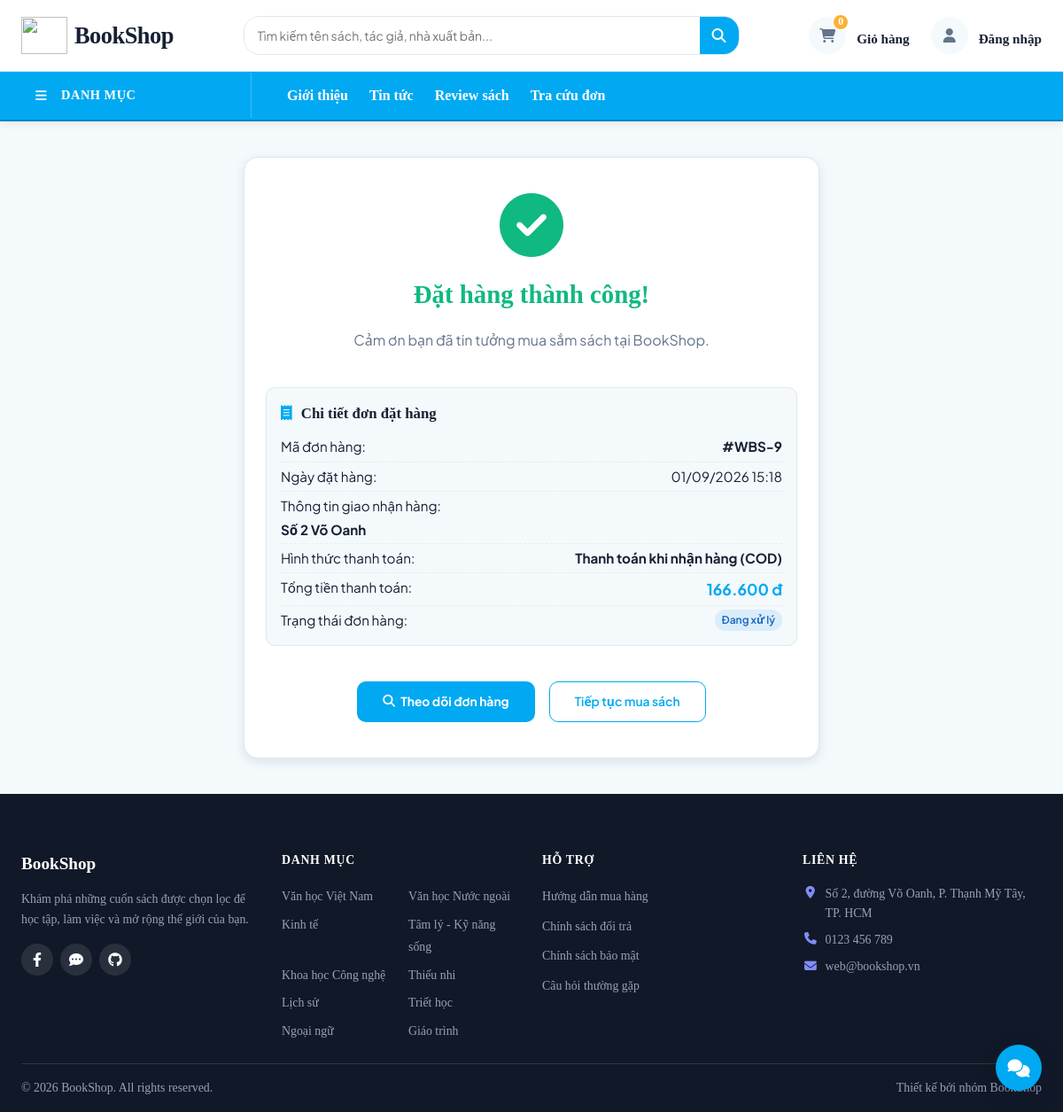
/cart/success.php?id=9, run on the app's committed database.
### tables this page shows
CREATE TABLE `payment` (
  `PaymentID` int(11) NOT NULL AUTO_INCREMENT,
  `OrderID` int(11) DEFAULT NULL,
  `PaymentMethod` varchar(50) NOT NULL,
  `PaymentStatus` enum('Pending','Completed','Failed','Refunded') DEFAULT 'Pending',
  `PaymentDate` datetime DEFAULT NULL,
  PRIMARY KEY (`PaymentID`),
  KEY `fk_payment_order` (`OrderID`),
  CONSTRAINT `fk_payment_order` FOREIGN KEY (`OrderID`) REFERENCES `order` (`OrderID`) ON DELETE CASCADE
);

CREATE TABLE `order` (
  `OrderID` int(11) NOT NULL AUTO_INCREMENT,
  `CustomerID` int(11) DEFAULT NULL,
  `EmployeeID` int(11) DEFAULT NULL,
  `VoucherID` int(11) DEFAULT NULL,
  `OrderDate` datetime DEFAULT current_timestamp(),
  `ShippingAddress` text NOT NULL,
  `OrderStatus` enum('Pending','Processing','Shipped','Delivered','Cancelled') DEFAULT 'Pending',
  `TotalAmount` decimal(15,2) NOT NULL,
  `Note` text DEFAULT NULL,
  PRIMARY KEY (`OrderID`),
  KEY `fk_order_user` (`CustomerID`),
  KEY `fk_order_voucher` (`VoucherID`),
  KEY `fk_order_employee` (`EmployeeID`),
  CONSTRAINT `fk_order_employee` FOREIGN KEY (`EmployeeID`) REFERENCES `user` (`CustomerID`) ON DELETE SET NULL,
  CONSTRAINT `fk_order_user` FOREIGN KEY (`CustomerID`) REFERENCES `user` (`CustomerID`) ON DELETE CASCADE,
  CONSTRAINT `fk_order_voucher` FOREIGN KEY (`VoucherID`) REFERENCES `voucher` (`VoucherID`) ON DELETE SET NULL
);

CREATE TABLE `category` (
  `CategoryID` int(11) NOT NULL AUTO_INCREMENT,
  `CategoryName` varchar(100) NOT NULL,
  `Description` text DEFAULT NULL,
  PRIMARY KEY (`CategoryID`)
);

### config/db.php (called while the page is built, shortened)
<?php
if (!function_exists('url')) {
    function url($path = '')
    {
        return '/BookShop/' . ltrim($path, '/');
    }
}
?>

### cart/success.php (the view, shortened to what this page needs)
<?php
require_once '../config/db.php';
$orderId = isset($_GET['id']) ? intval($_GET['id']) : 0;
$stmt = $conn->prepare("
    SELECT o.OrderID, o.OrderDate, o.ShippingAddress, o.TotalAmount, o.OrderStatus, p.PaymentMethod
    FROM `order` o
    LEFT JOIN `payment` p ON o.OrderID = p.OrderID
    WHERE o.OrderID = ?
");
$stmt->bind_param("i", $orderId);
$stmt->execute();
$result = $stmt->get_result();
$order = $result->fetch_assoc();
include '../includes/header.php';
?>
<main class="order-container">
    <div class="success-card">
        <i class="fa-solid fa-circle-check success-icon"></i>
        <h1 class="success-title">Đặt hàng thành công!</h1>
        <p class="success-info">Cảm ơn bạn đã tin tưởng mua sắm sách tại BookShop.</p>
        <div class="success-details">
            <h3 style="margin-top: 0; margin-bottom: 12px; color: var(--color-text); font-size: 1.05rem;"><i class="fa-solid fa-receipt" style="margin-right: 6px; color: var(--color-primary);"></i> Chi tiết đơn đặt hàng</h3>
            <div class="success-row">
                <span>Mã đơn hàng:</span>
                <strong>#WBS-<?= $order['OrderID'] ?></strong>
            </div>
            <div class="success-row">
                <span>Ngày đặt hàng:</span>
                <span><?= date('d/m/Y H:i', strtotime($order['OrderDate'])) ?></span>
            </div>
            <div class="success-row" style="flex-direction: column; align-items: flex-start; gap: 4px;">
                <span>Thông tin giao nhận hàng:</span>
                <span style="font-weight: bold; line-height: 1.4; color: var(--color-text);"><?= htmlspecialchars($order['ShippingAddress']) ?></span>
            </div>
            <div class="success-row">
                <span>Hình thức thanh toán:</span>
                <strong><?= $order['PaymentMethod'] === 'VNPAY' ? 'Thanh toán trực tuyến VNPAY' : 'Thanh toán khi nhận hàng (COD)' ?></strong>
            </div>
            <div class="success-row">
                <span>Tổng tiền thanh toán:</span>
                <strong style="color: var(--color-accent); font-size: 1.1rem;"><?= number_format($order['TotalAmount'], 0, ',', '.') ?> đ</strong>
            </div>
            <div class="success-row">
                <span>Trạng thái đơn hàng:</span>
                <span class="badge badge--info"><?= $order['OrderStatus'] === 'Pending' ? 'Chờ xác nhận' : 'Đang xử lý' ?></span>
            </div>
        </div>
        <div style="display: flex; gap: var(--spacing-md); justify-content: center;">
            <a href="<?= url('cart/detail.php?id=' . $order['OrderID']) ?>" class="btn btn--primary" style="padding: 12px 28px; font-weight: bold; text-decoration: none; display: inline-flex; align-items: center; gap: 6px;">
                <i class="fa-solid fa-magnifying-glass"></i> Theo dõi đơn hàng
            </a>
            <a href="<?= url('trangchu/index.php') ?>" class="btn btn--outline" style="padding: 12px 28px; text-decoration: none;">
                Tiếp tục mua sách
            </a>
        </div>
    </div>
</main>
<?php include '../includes/footer.php'; ?>
</body>
</html>

### includes/footer.php (shortened to what this page needs)
<?php
$footer_categories = [];
if (isset($global_categories) && is_array($global_categories)) {
    $footer_categories = $global_categories;
}
?>
<footer class="footer">
    <div class="footer__grid">
        <div>
            <div class="footer__brand">BookShop</div>
            <p class="footer__desc">Khám phá những cuốn sách được chọn lọc để học tập, làm việc và mở rộng thế giới của bạn.
            </p>
            <div class="footer__social">
                <a href="#" class="footer__social-link" aria-label="Facebook chưa cấu hình liên kết">
                    <i class="fa-brands fa-facebook-f" aria-hidden="true"></i>
                </a>
                <a href="#" class="footer__social-link" aria-label="Zalo chưa cấu hình liên kết">
                    <i class="fa-solid fa-comment-dots" aria-hidden="true"></i>
                </a>
                <a href="#" class="footer__social-link" aria-label="GitHub chưa cấu hình liên kết">
                    <i class="fa-brands fa-github" aria-hidden="true"></i>
                </a>
            </div>
        </div>
        <div>
            <div class="footer__title">Danh mục</div>
            <ul class="footer__links footer__category-links">
                <?php foreach ($footer_categories as $category): ?>
                    <li>
                        <a href="<?= url('trangchu/category.php?id=' . (int) $category['CategoryID']) ?>" class="footer__link">
                            <?= htmlspecialchars($category['CategoryName']) ?>
                        </a>
                    </li>
                <?php endforeach; ?>
            </ul>
        </div>
        <div>
            <div class="footer__title">Hỗ trợ</div>
            <ul class="footer__links">
                <li><a href="#" class="footer__link">Hướng dẫn mua hàng</a></li>
                <li><a href="#" class="footer__link">Chính sách đổi trả</a></li>
                <li><a href="#" class="footer__link">Chính sách bảo mật</a></li>
                <li><a href="#" class="footer__link">Câu hỏi thường gặp</a></li>
            </ul>
        </div>
        <div>
            <div class="footer__title">Liên hệ</div>
            <ul class="footer__contact-list">
                <li class="footer__contact-item">
                    <i class="fa-solid fa-location-dot footer__contact-icon" aria-hidden="true"></i>
                    <span>Số 2, đường Võ Oanh, P. Thạnh Mỹ Tây, TP. HCM</span>
                </li>
                <li class="footer__contact-item">
                    <i class="fa-solid fa-phone footer__contact-icon" aria-hidden="true"></i>
                    <a class="footer__contact-link" href="tel:0909123456">0123 456 789</a>
                </li>
                <li class="footer__contact-item">
                    <i class="fa-solid fa-envelope footer__contact-icon" aria-hidden="true"></i>
                    <a class="footer__contact-link" href="mailto:hello@bookshop.vn">web@bookshop.vn</a>
                </li>
            </ul>
        </div>
    </div>
    <div class="footer__bottom">
        <span>© <?= date('Y') ?> BookShop. All rights reserved.</span>
        <span>Thiết kế bởi nhóm BookShop</span>
    </div>
</footer><div class="bookshop-chatbot" data-chatbot><button type="button" class="bookshop-chatbot__toggle" data-chatbot-toggle aria-expanded="false" aria-controls="bookshop-chatbot-panel" aria-label="Mở hỗ trợ BookShop"><i class="fa-solid fa-comments" aria-hidden="true"></i></button></div>

### assets/css/variables.css (style rules this page uses)
:root { --navbar-bg: #ffffff; --navbar-text: #172033; --navbar-muted: #64748b; --navbar-border: #dce8ef; --navbar-icon-bg: #f4f9fc; --navbar-focus: rgb(0, 169, 242); --navbar-hover: rgb(0, 135, 195); --footer-bg: #111827; --footer-text: #cbd5e1; --footer-muted: #94a3b8; --footer-border: rgba(255, 255, 255, 0.12); --footer-link-hover: #818cf8; --color-primary-dark: #172033; --color-primary: rgb(0, 169, 242); --color-primary-hover: rgb(0, 135, 195); --color-secondary: #f9b234; --color-accent: rgb(0, 169, 242); --color-accent-dark: rgb(0, 135, 195); --color-background: #f4f9fc; --color-surface: #ffffff; --color-border: #dce8ef; --color-text: #172033; --color-text-light: #64748b; --color-success: #10b981; --color-error: #ef4444; --color-warning: #f59e0b; --color-info: rgb(0, 169, 242); --font-family-base: 'Plus Jakarta Sans', 'Segoe UI', Roboto, Helvetica, Arial, sans-serif; --font-size-base: 16px; --font-size-xxs: 0.733rem; --font-size-sm: 0.866rem; --font-size-md: 1rem; --font-size-lg: 1.2rem; --font-size-xl: 1.466rem; --font-size-xxl: 1.866rem; --font-size-3xl: 2.4rem; --font-weight-normal: 400; --font-weight-medium: 500; --font-weight-bold: 600; --font-weight-extra-bold: 700; --line-height-base: 1.6; --spacing-xxs: 2px; --spacing-xs: 4px; --spacing-sm: 8px; --spacing-md: 16px; --spacing-lg: 24px; --spacing-xl: 40px; --spacing-xxl: 64px; --border-radius-sm: 6px; --border-radius: 10px; --border-radius-lg: 16px; --border-width: 1px; --box-shadow-sm: 0 1px 3px rgba(44, 62, 80, 0.08); --box-shadow-md: 0 4px 12px rgba(44, 62, 80, 0.12); --box-shadow-lg: 0 8px 24px rgba(44, 62, 80, 0.16); --transition-fast: 0.15s cubic-bezier(0.4, 0, 0.2, 1); --transition-base: 0.3s cubic-bezier(0.4, 0, 0.2, 1); --transition-slow: 0.5s cubic-bezier(0.4, 0, 0.2, 1); }
html, body { margin: 0; padding: 0; color: var(--color-text); background-color: var(--color-background); font-family: var(--font-family-base); font-size: var(--font-size-base); font-weight: var(--font-weight-normal); line-height: var(--line-height-base); }
button, input, select, textarea { font: inherit; }
.order-container h1, .order-container h2, .order-container h3 { font-family: "Times New Roman", Times, serif; }
*, *::before, *::after { box-sizing: border-box; }

### assets/css/components/button.css (style rules this page uses)
.btn { display: inline-flex; align-items: center; justify-content: center; gap: var(--spacing-sm); padding: var(--spacing-sm) var(--spacing-md); font-family: var(--font-family-base); font-size: var(--font-size-sm); font-weight: var(--font-weight-bold); line-height: 1.4; text-decoration: none; white-space: nowrap; border: var(--border-width) solid transparent; border-radius: var(--border-radius); cursor: pointer; transition: background-color var(--transition-fast), color var(--transition-fast), border-color var(--transition-fast), box-shadow var(--transition-fast), transform var(--transition-fast); min-height: 42px; }
.btn--primary { background-color: var(--color-primary); color: var(--color-surface); }
.btn--outline { background-color: transparent; color: var(--color-primary); border-color: var(--color-primary); }

### assets/css/components/badge.css (style rules this page uses)
.badge { display: inline-flex; align-items: center; gap: var(--spacing-xs); padding: var(--spacing-xxs) var(--spacing-sm); font-size: 0.75rem; font-weight: var(--font-weight-bold); line-height: 1.4; border-radius: 999px; white-space: nowrap; }
.badge--info { background-color: rgba(33, 150, 243, 0.12); color: #1565c0; }

### assets/css/cart.css (style rules this page uses)
.order-container { max-width: 1200px; margin: var(--spacing-lg) auto var(--spacing-xl); padding: 0 var(--spacing-md); box-sizing: border-box; }

### includes/footer.php (style rules this page uses)
.bookshop-chatbot { position:fixed;right:24px;bottom:24px;z-index:1000;font-family:var(--font-family-base) }
.bookshop-chatbot__toggle { width:52px;height:52px;border:0;border-radius:50%;background:var(--color-primary);color:#fff;box-shadow:0 8px 22px rgba(15,23,42,.2);cursor:pointer;font-size:20px }

### data on the page
payment: OrderID.OrderID "9", OrderID.OrderDate "01/09/2026 15:18", OrderID.ShippingAddress "Số 2 Võ Oanh", OrderID.TotalAmount "166.600"
category: CategoryName "Văn học Việt Nam"
category: CategoryName "Văn học Nước ngoài"
category: CategoryName "Kinh tế"
category: CategoryName "Tâm lý - Kỹ năng sống"
category: CategoryName "Khoa học Công nghệ"
category: CategoryName "Thiếu nhi"
category: CategoryName "Lịch sử"
category: CategoryName "Triết học"
category: CategoryName "Ngoại ngữ"
category: CategoryName "Giáo trình"

### other printed values
array_sum($_SESSION['cart'] ?? []) "0"
